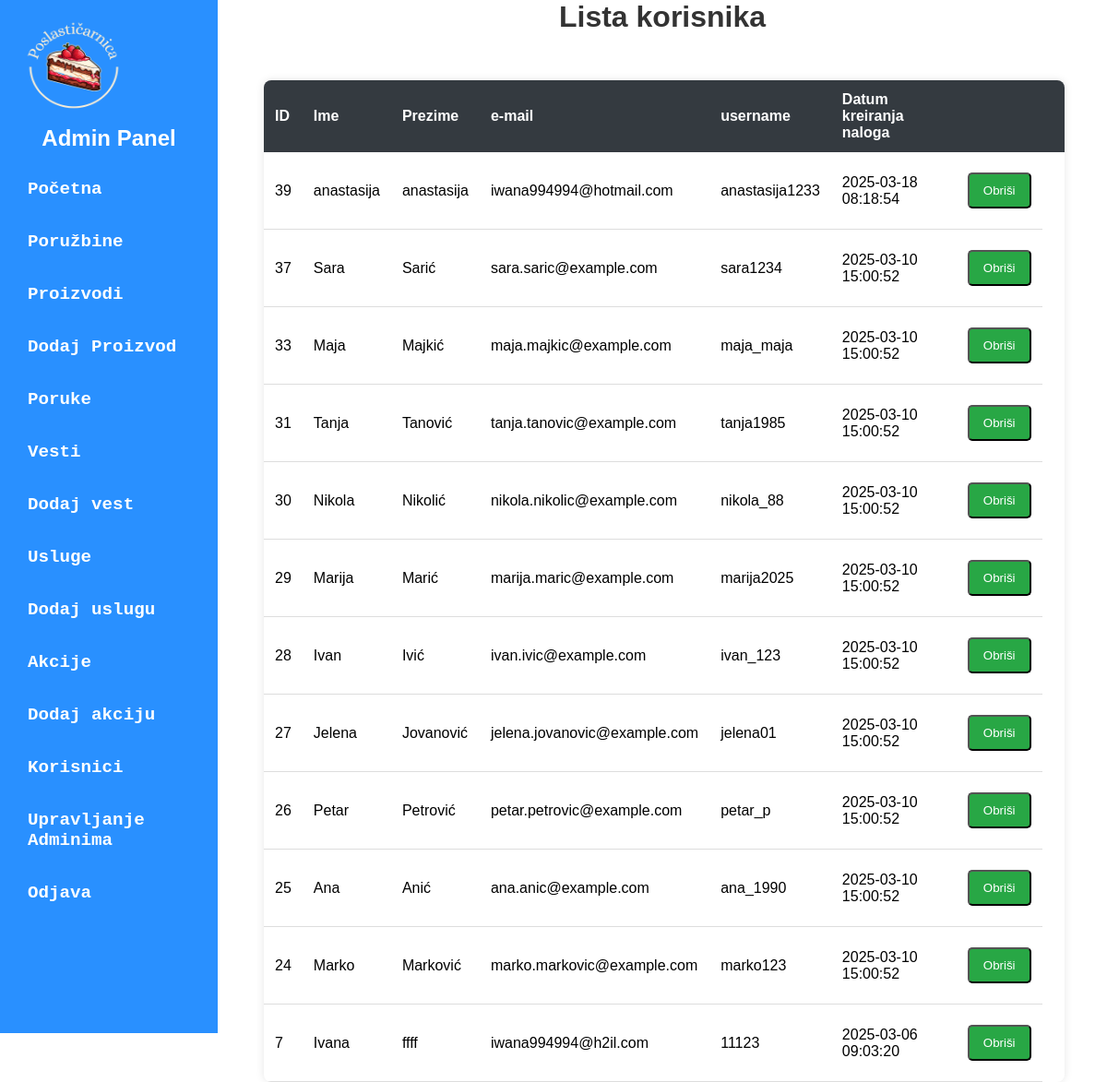
Page /admin/admin-dashboard.php?page=korisnici on the earlier database version.
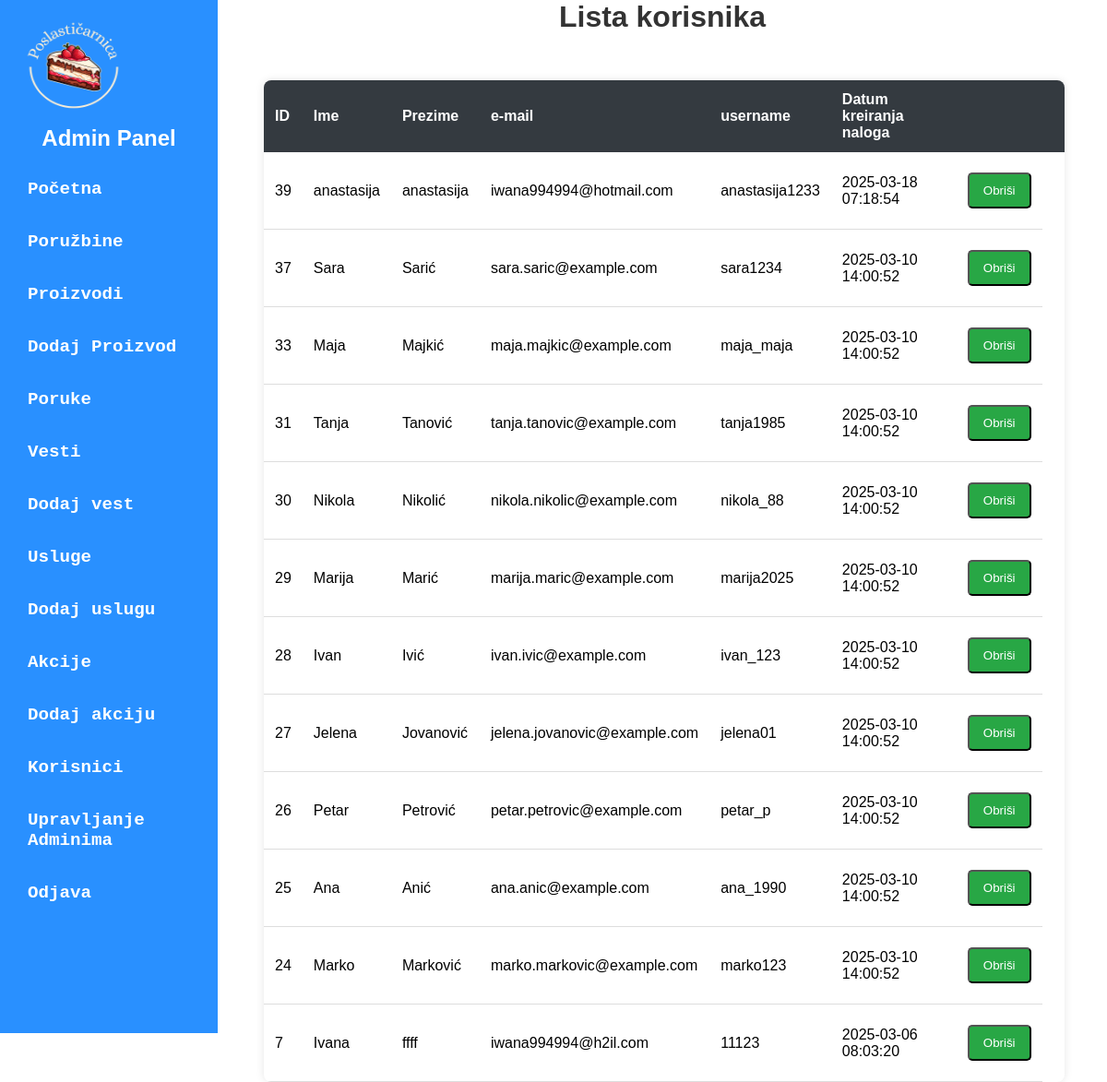
Same page on the later database version.
### tables this page shows
CREATE TABLE IF NOT EXISTS `user` (
  `id` int(10) unsigned NOT NULL AUTO_INCREMENT,
  `ime` varchar(50) NOT NULL DEFAULT '0',
  `prezime` varchar(50) NOT NULL DEFAULT '0',
  `email` varchar(50) NOT NULL DEFAULT '0',
  `username` varchar(50) NOT NULL,
  `password` varchar(50) NOT NULL,
  `role` enum('admin','user') NOT NULL DEFAULT 'user',
  `created_at` timestamp NOT NULL DEFAULT current_timestamp() ON UPDATE current_timestamp(),
  PRIMARY KEY (`id`),
  UNIQUE KEY `email` (`email`),
  UNIQUE KEY `username` (`username`)
);

### admin/model/korisnikModel.php (called while the page is built, shortened)
<?php
 include_once __DIR__ . '/../config/database.php';
$query = "SELECT * FROM user WHERE role='user' ORDER BY id DESC";
$query_run = mysqli_query($con, $query);
if ($query_run && mysqli_num_rows($query_run) > 0) {
    $korisnici = mysqli_fetch_all($query_run, MYSQLI_ASSOC);
} else {
    die("Greška: Nema poruka.");
}
?>

### admin/view/korisnik.php (the view, shortened to what this page needs)
<!DOCTYPE html>
<html lang="sr">
<head>
    <link rel="stylesheet" href="./public/table-style.css">
    <link rel="stylesheet" href="./public/pop-up.css">
    <link rel="stylesheet" href="./public/message-session.css">
</head>
<body>
    <h1>Lista korisnika</h1>
    <table >
        <tr>
            <th>ID</th>
            <th>Ime</th>
            <th>Prezime</th>
            <th>e-mail</th>
            <th>username</th>
            <th>Datum kreiranja naloga</th>
            <th> </th>
            <th> </th>
        </tr>
        <?php foreach ($korisnici as $korisnik): ?>
        <tr>
            <td><?=($korisnik['id']) ?></td>
            <td><?= ($korisnik['ime']) ?></td>
            <td><?= ($korisnik['prezime']) ?></td>
            <td><?= ($korisnik['email']) ?> </td>
            <td><?= ($korisnik['username']) ?> </td>
            <td><?= ($korisnik['created_at']) ?></td>
            <td>
            <form method="POST" action="./model/korisnikModel.php" id="deleteForm<?=$korisnik['id']?>">
                 <button type="button" onclick="deletePop(<?=$korisnik['id']?> )" id="dugme">Obriši</button>
            </form>
            </td>
        </tr>
        <?php endforeach; ?>
    </table>
</body>
</html>

Differences in the rows shown:
changed user "anastasija": created_at "2025-03-18 08:18:54" → "2025-03-18 07:18:54"
changed user "Sara": created_at "2025-03-10 15:00:52" → "2025-03-10 14:00:52"
changed user "Maja": created_at "2025-03-10 15:00:52" → "2025-03-10 14:00:52"
changed user "Tanja": created_at "2025-03-10 15:00:52" → "2025-03-10 14:00:52"
changed user "Nikola": created_at "2025-03-10 15:00:52" → "2025-03-10 14:00:52"
changed user "Marija": created_at "2025-03-10 15:00:52" → "2025-03-10 14:00:52"
changed user "Ivan": created_at "2025-03-10 15:00:52" → "2025-03-10 14:00:52"
changed user "Jelena": created_at "2025-03-10 15:00:52" → "2025-03-10 14:00:52"
changed user "Petar": created_at "2025-03-10 15:00:52" → "2025-03-10 14:00:52"
changed user "Ana": created_at "2025-03-10 15:00:52" → "2025-03-10 14:00:52"
changed user "Marko": created_at "2025-03-10 15:00:52" → "2025-03-10 14:00:52"
changed user "Ivana": created_at "2025-03-06 09:03:20" → "2025-03-06 08:03:20"
